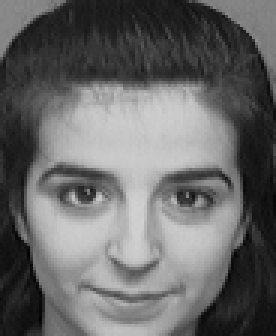
#> input picture orl_faces_test/s10/8.pgm, 92 x 112 px, found by its file name (shown 3 times larger)
$ python face_recognition.py
#> lines starting #> are read from the running program, lines starting #| are printed output that depends on the picture
### pca.py
import numpy as np
import matplotlib.pyplot as plt


class PCA_:
    def __init__(self, num_components):

        self.num_components = num_components
        self.principle_components = None
        self.mean = None
        self.variance = None

    def fit(self, X):
        # move origin to mean
        self.mean = np.mean(X, axis=0)
        X_centered = X - self.mean

        # cov(Xᵢ,Xⱼ) = Σ[(Xᵢₖ - Xᵢ_mean)(Xⱼₖ - Xⱼ_mean)] / (n-1)
        n_samples = X_centered.shape[0]
        cov_matrix = np.dot(X_centered.T, X_centered) / (n_samples - 1)

        # eigenvalues solve det(C - λI) = 0
        # eigenvectors solve (C - λI)v = 0 which is equivalent to C·v = λ·v
        eigenvalues, eigenvectors = np.linalg.eigh(cov_matrix)

        # store n largest eigenvalues and corresponding eigenvectors
        idx = np.argsort(eigenvalues)[::-1]
        eigenvalues = eigenvalues[idx]
        eigenvectors = eigenvectors[:, idx]
        self.principle_components = eigenvectors[:, :self.num_components].T
        self.variance = eigenvalues[:self.num_components]

        return self

    # [4 lines left out: function transform, not called in this run]

### face_recognition.py
import os
import cv2
import numpy as np
import matplotlib.pyplot as plt

from faceDetection import detect_faces
from pca import PCA_
# ----------------------------------------------------

def read_images(dataset_path, image_size=(100, 100), detect=True):
    """
    Read images from dataset_path where each subfolder corresponds to a subject.
    If detect==True, each image is processed through a face detector.
    Returns images as flattened arrays, labels, and a mapping from label id to subject name.
    """
    images = []
    labels = []
    label_names = {}

    # Start with label_id 0 for known subjects.
    # Impostor (unknown) faces will be given a label of -1.
    for subject in os.listdir(dataset_path):
        subject_path = os.path.join(dataset_path, subject)
        if os.path.isdir(subject_path):
            # Check if the folder name equals "-1". If so, assign label -1.
            if subject == "-1":
                subject_label = -1
            else:
                # For other subjects, assign a sequential label.
                subject_label = len(label_names)
                label_names[subject_label] = subject

            for filename in os.listdir(subject_path):
                if not filename.lower().endswith(('.png', '.jpg', '.jpeg', '.bmp', '.pgm')):
                    continue
                img_path = os.path.join(subject_path, filename)
                # Read the image in grayscale
                raw_img = cv2.imread(img_path, cv2.IMREAD_GRAYSCALE)
                if raw_img is None:
                    continue

                # If detection is enabled, crop the face before resizing.
                if detect:
                    faces = detect_faces([raw_img], extract_all_faces=False)
                    if len(faces) == 0:
                        continue  # no face found; skip image
                    face = faces[0]
                else:
                    face = raw_img

                # Resize the face to the desired size and flatten it.
                face_resized = cv2.resize(face, image_size)
                images.append(face_resized.flatten())
                labels.append(subject_label)
    print(f"Loaded a total of {len(images)} images from {dataset_path}")
    return np.array(images, dtype="float32"), np.array(labels), label_names


# ----------------------------------------------------
# PCA, projection, and recognition functions
# (same as before)
# ----------------------------------------------------
# [34 lines left out: functions compute_pca, project_face, not called in this run]

def euclidean_distance(a, b):
    """Compute Euclidean distance between two vectors."""
    return np.linalg.norm(a - b)

# [116 lines left out: functions face_recognition, compute_roc, plot_roc_curve, recognize_single_face, not called in this run]

def recognize_face(image, num_pca, threshold):
    train_path = "orl_faces_train"
    image_size = (100, 100)  # Define this once to ensure consistency
    train_images, train_labels, train_label_names = read_images(train_path, image_size=image_size, detect=False)

    # Make sure the input image is resized to match the training image dimensions
    if image.shape != image_size:
        image = cv2.resize(image, image_size)

    # Replace the PCA computation
    pca = PCA_(num_components=num_pca)
    pca.fit(train_images)
    print("PCA fitted with", num_pca, "components")
    predicted_label, subject_name, min_dist = recognize_single_face(image, train_images, train_labels, pca, threshold, train_label_names)
    print("Predicted label:", predicted_label)
    print("Predicted subject name:", subject_name)
    print("Minimum distance:", min_dist)

    return predicted_label, subject_name, min_dist

image = cv2.imread("orl_faces_test/s1/8.pgm", cv2.IMREAD_GRAYSCALE)
#> image is the input picture: shape (112, 92); min 1, max 209, mean 104
recognize_face(image, num_pca=100, threshold=4000)
#> in recognize_face, `image = cv2.resize(image, image_size)`:
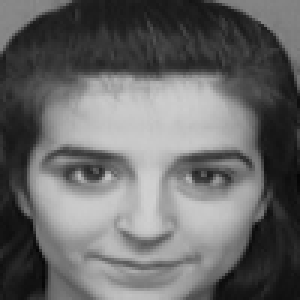
#> image: shape (100, 100) (shown 3 times larger); min 5, max 208, mean 103.9
#> (the run stopped early here; a loop or call above may not have finished)

$ run again, on orl_faces_test/s10/10.pgm
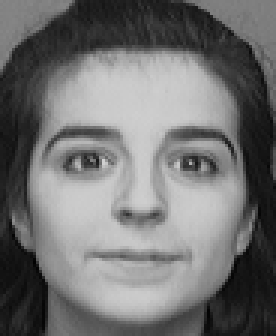
#> input picture orl_faces_test/s10/10.pgm, 92 x 112 px, given in place of 8.pgm, which was not available (shown 3 times larger)
#> image is the input picture: shape (112, 92); min 1, max 208, mean 113.6
#> in recognize_face, `image = cv2.resize(image, image_size)`:
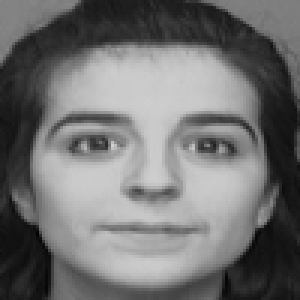
#> image: shape (100, 100) (shown 3 times larger); min 3, max 208, mean 113.5

$ run again, on orl_faces_test/s10/2.pgm
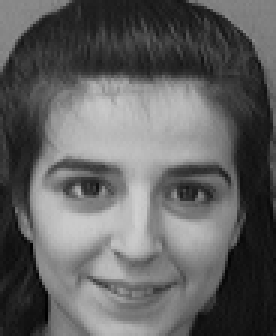
#> input picture orl_faces_test/s10/2.pgm, 92 x 112 px, given in place of 8.pgm, which was not available (shown 3 times larger)
#> image is the input picture: shape (112, 92); min 0, max 208, mean 97.1
#> in recognize_face, `image = cv2.resize(image, image_size)`:
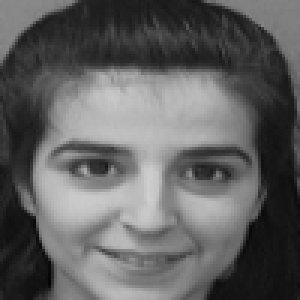
#> image: shape (100, 100) (shown 3 times larger); min 5, max 207, mean 97

$ run again, on orl_faces_test/s10/5.pgm
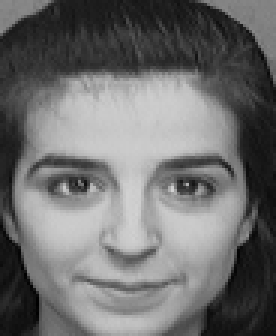
#> input picture orl_faces_test/s10/5.pgm, 92 x 112 px, given in place of 8.pgm, which was not available (shown 3 times larger)
#> image is the input picture: shape (112, 92); min 0, max 210, mean 110.3
#> in recognize_face, `image = cv2.resize(image, image_size)`:
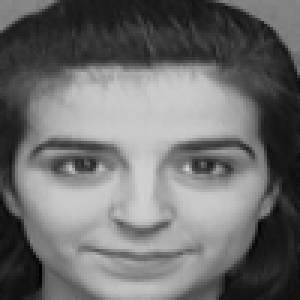
#> image: shape (100, 100) (shown 3 times larger); min 1, max 209, mean 110.2
